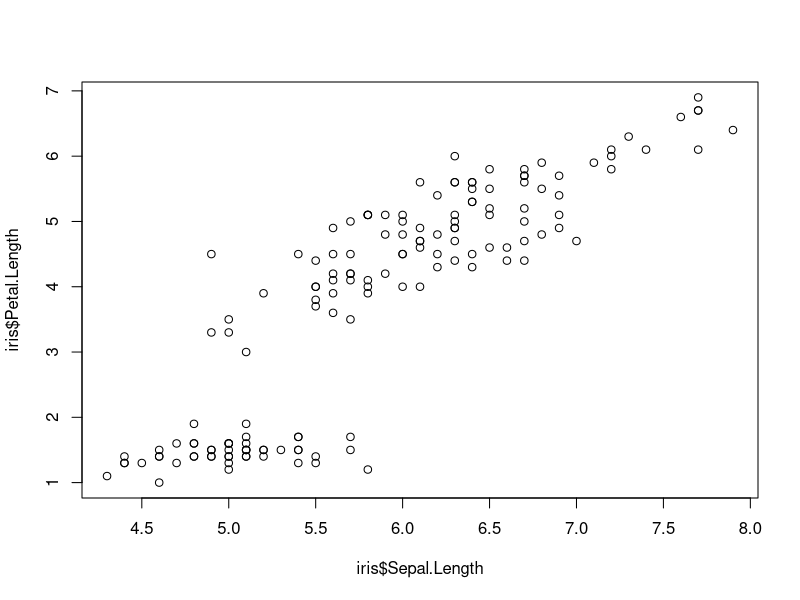
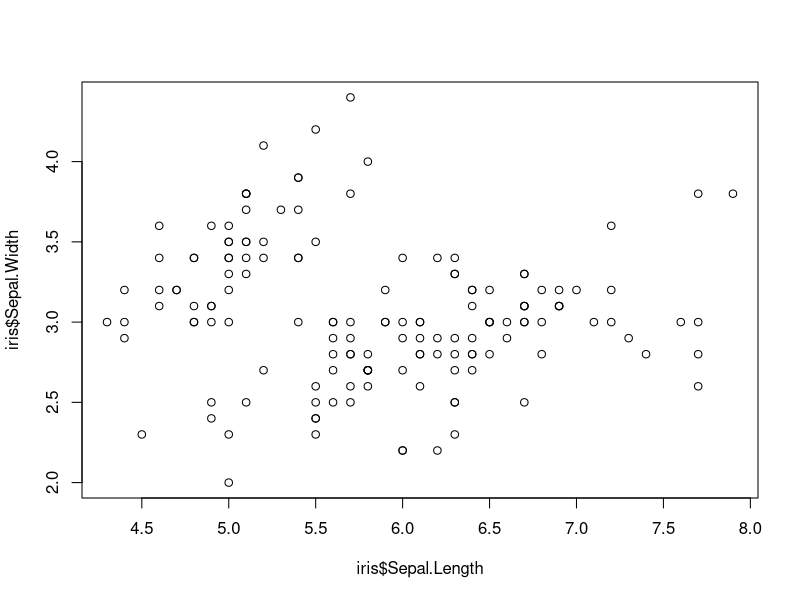

Here is the R script that generated these plots, in order:
# 선형회귀 : iris dataset
data(iris)
head(iris, 3)
iris
names(iris)  # "Sepal.Length" "Sepal.Width"  "Petal.Length" "Petal.Width"  "Species"     
dim(iris)  # 150 5
cor(iris$Sepal.Length, iris$Petal.Length)  # 0.8717538 강한 양의 상관관계계
plot(iris$Sepal.Length, iris$Petal.Length)

cor(iris$Sepal.Length, iris$Sepal.Width)  # -0.1175698 약한 음의 상관관계계
plot(iris$Sepal.Length, iris$Sepal.Width)

# 모델 1 : 약한 음의 상관관계로 작성
model1 <- lm(formula = Sepal.Length ~ Sepal.Width, data = iris)
model1
summary(model1)  # p-value : 0.1519 > 0.05 이므로 모델로 유의하지 않다.
# R-squared : 0.01382

# 모델 2: 강한 양의 상관관계로 작성
model2 <- lm(formula = Sepal.Length ~ Petal.Length, data = iris)
model2
summary(model2)  # p-value: < 2.2e-16 < 0.05 이므로 모델로 유의하다
# R-squared:   0.76

# 상관계수가 낮은 경우에는 회귀모델로 사용할 수 없다.
